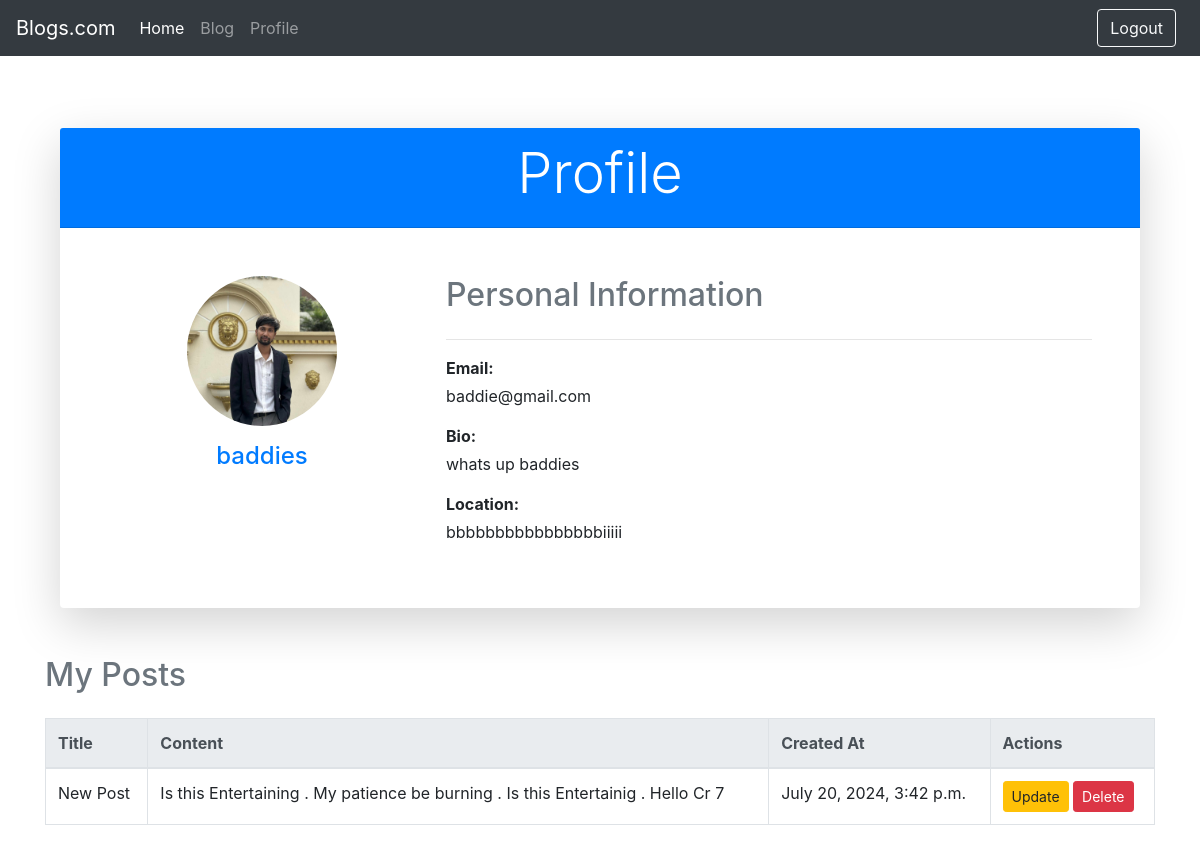
Before: /profile/ (signed in) with the older database file.
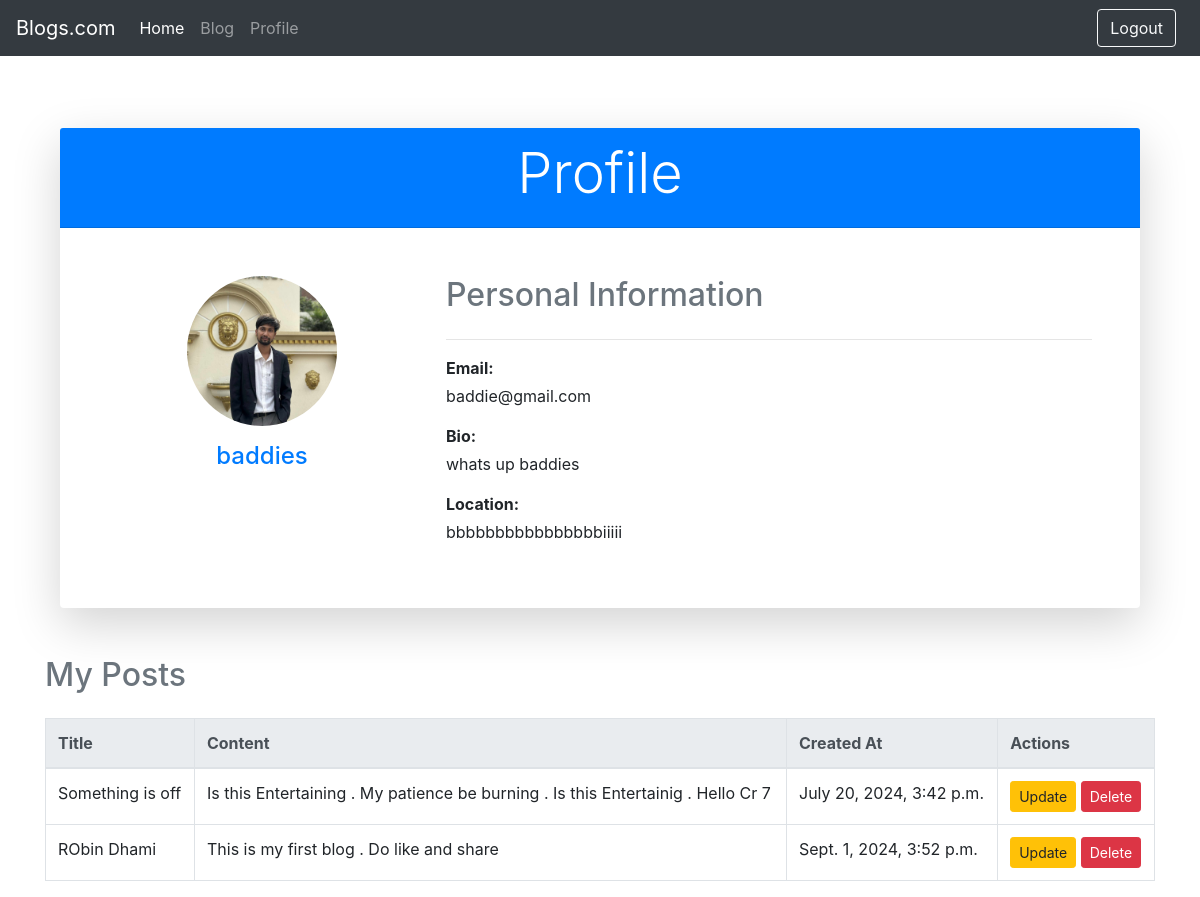
After: the same page with the newer database file.
### blog/models.py (models this page shows, shortened)
class Blogger(models.Model):
    user = models.OneToOneField(User, null=True, on_delete=models.CASCADE)
    name = models.CharField(max_length=200, null=True, verbose_name='Blogger name')
    phone = models.CharField(max_length=200, null=True, verbose_name='Phone Number')
    email = models.EmailField(max_length=200, null=True, verbose_name='Email')
    image = models.ImageField(null=True, blank=True, verbose_name='Profile Picture')
    bio = models.TextField(verbose_name='Biography')
    location = models.CharField(max_length=200, blank=True, null=True, verbose_name='Address')

class post(models.Model):
    title = models.CharField(max_length=200)
    content = models.TextField()
    created_at = models.DateTimeField()
    author = models.ForeignKey(User, on_delete=models.CASCADE)

### blog/views.py (the view)
# urls.py: path('profile/',profile,name='profile'),
@login_required(login_url='/login/')
def profile(request):
    user_profile = Blogger.objects.get(user=request.user)
    user_posts = post.objects.filter(author=request.user)
    context = {
        'user': request.user,
        'profile': user_profile,
        'posts': user_posts
    }
    return render(request, 'profile.html', context)

### blog/Templates/profile.html (shortened to what this page needs)
{% extends 'base.html' %}
{% block content %}
<div class="container mt-5">
    <div class="card shadow-lg border-0">
        <div class="card-header text-center bg-primary text-white">
            <h1 class="display-4">Profile</h1>
        </div>
        <div class="card-body p-5">
            <div class="row">
                <div class="col-md-4 text-center">
                    {% if profile.image %}
                        <img src="{{ profile.image.url }}" alt="{{ user.username }}'s profile image" class="rounded-circle img-fluid mb-3" style="width: 150px; height: 150px; object-fit: cover;" />
                    {% else %}
                        <img src="https://via.placeholder.com/150" alt="No profile image" class="rounded-circle img-fluid mb-3" style="width: 150px; height: 150px; object-fit: cover;" />
                    {% endif %}
                    <h4 class="text-primary">{{ user.username }}</h4>
                </div>
                <div class="col-md-8">
                    <h2 class="text-secondary mb-4">Personal Information</h2>
                    <hr>
                    <div class="mb-3">
                        <p class="mb-1"><strong>Email:</strong></p>
                        <p>{{ user.email }}</p>
                    </div>
                    <div class="mb-3">
                        <p class="mb-1"><strong>Bio:</strong></p>
                        <p>{{ profile.bio }}</p>
                    </div>
                    <div class="mb-3">
                        <p class="mb-1"><strong>Location:</strong></p>
                        <p>{{ profile.location }}</p>
                    </div>
                </div>
            </div>
        </div>
    </div>
</div>
<div class="mt-5">
    <h2 class="text-secondary mb-4">My Posts</h2>
    <table class="table table-bordered">
        <thead class="thead-light">
            <tr>
                <th>Title</th>
                <th>Content</th>
                <th>Created At</th>
                <th>Actions</th>
            </tr>
        </thead>
        <tbody>
            {% for post in posts %}
            <tr>
                <td>{{ post.title }}</td>
                <td>{{ post.content }}</td>
                <td>{{ post.created_at }}</td>
                <td>
                    <a href="{% url 'update_post' post.id%}" class="btn btn-sm btn-warning">Update</a>
                    <a href="{% url 'delete_post' post.id %}" class="btn btn-sm btn-danger">Delete</a>
                </td>
            </tr>
            {% endfor %}
        </tbody>
    </table>
</div>
{% endblock %}

### blog/Templates/base.html (shortened to what this page needs)
<!DOCTYPE html>
<html lang="en">
<head>
    <link rel="stylesheet" href="https://stackpath.bootstrapcdn.com/bootstrap/4.5.2/css/bootstrap.min.css">
</head>
<body>
    <nav class="navbar navbar-expand-md navbar-dark bg-dark fixed-top">
        <a class="navbar-brand" href="{% url 'home'%}">Blogs.com</a>
        <div class="collapse navbar-collapse" id="navbarCollapse">
            <ul class="navbar-nav mr-auto">
                <li class="nav-item active">
                    <a class="nav-link" href="{% url 'home'%}">Home <span class="sr-only">(current)</span></a>
                </li>
                <li class="nav-item">
                    <a class="nav-link" href="{% url 'post' %}">Blog</a>
                </li>
                <li class="nav-item">
                    <a class="nav-link" href="{% url 'profile'%}">Profile</a>
                </li>
            </ul>
          {% if user.is_authenticated %}
          <form class="form-inline my-2 my-lg-0">
            <a class="btn btn-outline-light my-2 my-sm-0 mr-2" href="{% url 'logout' %}">Logout</a>
        </form>
        {% else %}
        <form class="form-inline my-2 my-lg-0">
            <a class="btn btn-outline-light my-2 my-sm-0 mr-2" href="{% url 'login' %}">Login</a>
            <a class="btn btn-primary my-2 my-sm-0" href="{% url 'register' %}">Sign Up</a>
        </form>
        {% endif %}
        </div>
    </nav>
    <main role="main" class="container">
        {% block content %}{% endblock %}
    </main>
</body>
</html>

### blog/Templates/base.html (style rules this page uses)
body { padding-top: 5rem; }

Changed rows visible on the page:
changed post "Is this Entertaining . My patience be burning . Is this Entertainig . Hello Cr 7": title "New Post" → "Something is off"
added post: title "RObin Dhami", content "This is my first blog . Do like and share", created_at "Sept. 1, 2024, 3:52 p.m."
